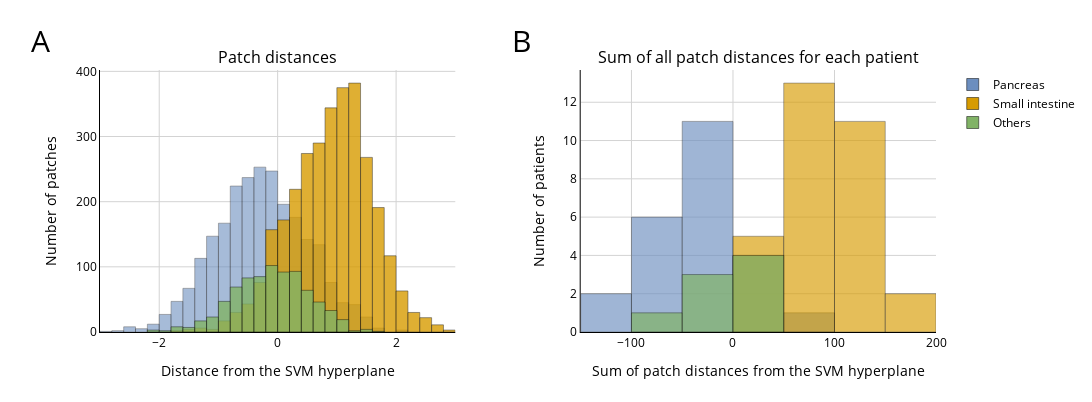

Write notebook code for a chart like this one.
### Markdown cell above
Visualization

### Code cell
fig = sp.make_subplots(rows=1, cols=2, subplot_titles=[
                       'Patch distances', 'Sum of all patch distances for each patient'], horizontal_spacing=0.15)

xbins_patch_level = dict(start=-15, end=15, size=0.2)
fig.add_trace(go.Histogram(x=patch_distances[data_tree.Origin.PANCREAS], xbins=xbins_patch_level, autobinx=False, marker={
              'color': '#6C8EBF', 'opacity': 0.6}, name='Pancreas'), row=1, col=1)
fig.add_trace(go.Histogram(x=patch_distances[data_tree.Origin.SI], xbins=xbins_patch_level, autobinx=False, marker={
              'color': '#D79B01', 'opacity': 0.8}, name='Small intestine'), row=1, col=1)
fig.add_trace(go.Histogram(x=patch_distances[data_tree.Origin.OTHER], xbins=xbins_patch_level, autobinx=False, marker={
              'color': '#81B366', 'opacity': 0.8}, name='Others'), row=1, col=1)

xbins_patient_level = dict(start=-500, end=500, size=50)
fig.add_trace(go.Histogram(x=patient_sum_patch_distances[data_tree.Origin.PANCREAS], xbins=xbins_patient_level, autobinx=False, marker={
              'color': '#6C8EBF', 'opacity': 0.65}, showlegend=False), row=1, col=2)
fig.add_trace(go.Histogram(x=patient_sum_patch_distances[data_tree.Origin.SI], xbins=xbins_patient_level, autobinx=False, marker={
              'color': '#D79B01', 'opacity': 0.65}, showlegend=False), row=1, col=2)
fig.add_trace(go.Histogram(x=patient_sum_patch_distances[data_tree.Origin.OTHER], xbins=xbins_patient_level, autobinx=False, marker={
              'color': '#81B366', 'opacity': 0.7}, showlegend=False), row=1, col=2)

fig.update_xaxes(showline=True, linecolor='black', gridcolor='lightgrey')
fig.update_yaxes(showline=True, linecolor='black', gridcolor='lightgrey')

# Overlay both histograms
fig.update_layout(barmode='overlay', plot_bgcolor='white', font=dict(color='black'),
                  xaxis_title='Distance from the SVM hyperplane', xaxis2_title='Sum of patch distances from the SVM hyperplane',
                  yaxis_title='Number of patches', yaxis2_title='Number of patients',
                  margin=dict(l=100, r=100, t=70, b=70), height=402, width=1102)
fig.update_traces(marker_line_width=0.5, marker_line_color="black")

fig.add_annotation(xref='x domain',
                   yref='y domain',
                   x=-0.2,
                   y=1.2,
                   text='A',
                   font=dict(size=30),
                   showarrow=False,
                   row=1, col=1)

fig.add_annotation(xref='x domain',
                   yref='y domain',
                   x=-0.2,
                   y=1.2,
                   text='B',
                   font=dict(size=30),
                   showarrow=False,
                   row=1, col=2)

fig.show()

### Figure 1 — Plotly figure (JSON) as saved in the notebook; plotly's stock layout.template omitted (floating-point values rounded to 4 significant figures; data arrays with more than 128 entries replaced by an {"elided": "..."} marker saying what was removed)
{"data": [{"autobinx": false, "marker": {"color": "#6C8EBF", "line": {"color": "black", "width": 0.5}, "opacity": 0.6}, "name": "Pancreas", "type": "histogram", "x": {"elided": "2400 float values"}, "xaxis": "x", "xbins": {"end": 15, "size": 0.2, "start": -15}, "yaxis": "y"}, {"autobinx": false, "marker": {"color": "#D79B01", "line": {"color": "black", "width": 0.5}, "opacity": 0.8}, "name": "Small intestine", "type": "histogram", "x": {"elided": "3100 float values"}, "xaxis": "x", "xbins": {"end": 15, "size": 0.2, "start": -15}, "yaxis": "y"}, {"autobinx": false, "marker": {"color": "#81B366", "line": {"color": "black", "width": 0.5}, "opacity": 0.8}, "name": "Others", "type": "histogram", "x": {"elided": "800 float values"}, "xaxis": "x", "xbins": {"end": 15, "size": 0.2, "start": -15}, "yaxis": "y"}, {"autobinx": false, "marker": {"color": "#6C8EBF", "line": {"color": "black", "width": 0.5}, "opacity": 0.65}, "showlegend": false, "type": "histogram", "x": [-42.5, 13.47, -103.7, -13.16, -141.9, -41.41, -16.13, 46.61, -8.499, 86.7, 39.83, -54.37, -7.131, -15.65, -24.13, -29.16, 18.47, -96.84, -16.68, -53.93, -1.837, -87.76, -67.3, -56.18], "xaxis": "x2", "xbins": {"end": 500, "size": 50, "start": -500}, "yaxis": "y2"}, {"autobinx": false, "marker": {"color": "#D79B01", "line": {"color": "black", "width": 0.5}, "opacity": 0.65}, "showlegend": false, "type": "histogram", "x": [62.57, 106.8, 66.18, 125.8, 100.0, 158.6, 119.2, 85.67, 43.91, 54.15, 13.98, 61.37, 121.1, 124.3, 100.9, 115.1, 97.87, 135.1, 98.39, 87.68, 71.19, 22.35, 89.08, 154.3, 91.44, 92.71, 36.55, 93.68, 109.9, 116.5, 10.86], "xaxis": "x2", "xbins": {"end": 500, "size": 50, "start": -500}, "yaxis": "y2"}, {"autobinx": false, "marker": {"color": "#81B366", "line": {"color": "black", "width": 0.5}, "opacity": 0.7}, "showlegend": false, "type": "histogram", "x": [4.256, -1.682, 10.02, -27.24, 22.08, -77.89, -36.53, 18.82], "xaxis": "x2", "xbins": {"end": 500, "size": 50, "start": -500}, "yaxis": "y2"}], "layout": {"annotations": [{"font": {"size": 16}, "showarrow": false, "text": "Patch distances", "x": 0.2125, "xanchor": "center", "xref": "paper", "y": 1, "yanchor": "bottom", "yref": "paper"}, {"font": {"size": 16}, "showarrow": false, "text": "Sum of all patch distances for each patient", "x": 0.7875, "xanchor": "center", "xref": "paper", "y": 1, "yanchor": "bottom", "yref": "paper"}, {"font": {"size": 30}, "showarrow": false, "text": "A", "x": -0.2, "xref": "x domain", "y": 1.2, "yref": "y domain"}, {"font": {"size": 30}, "showarrow": false, "text": "B", "x": -0.2, "xref": "x2 domain", "y": 1.2, "yref": "y2 domain"}], "barmode": "overlay", "font": {"color": "black"}, "height": 402, "margin": {"b": 70, "l": 100, "r": 100, "t": 70}, "plot_bgcolor": "white", "width": 1102, "xaxis": {"anchor": "y", "domain": [0, 0.425], "gridcolor": "lightgrey", "linecolor": "black", "showline": true, "title": {"text": "Distance from the SVM hyperplane"}}, "xaxis2": {"anchor": "y2", "domain": [0.575, 1], "gridcolor": "lightgrey", "linecolor": "black", "showline": true, "title": {"text": "Sum of patch distances from the SVM hyperplane"}}, "yaxis": {"anchor": "x", "domain": [0, 1], "gridcolor": "lightgrey", "linecolor": "black", "showline": true, "title": {"text": "Number of patches"}}, "yaxis2": {"anchor": "x2", "domain": [0, 1], "gridcolor": "lightgrey", "linecolor": "black", "showline": true, "title": {"text": "Number of patients"}}}}
